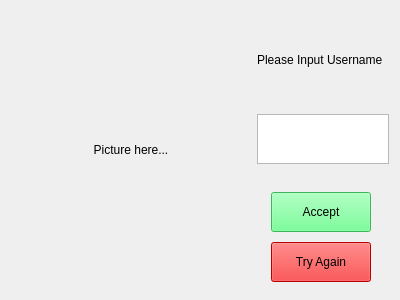
<?xml version="1.0" encoding="UTF-8"?>
<ui version="4.0">
 <class>Form</class>
 <widget class="QWidget" name="Form">
  <property name="geometry">
   <rect>
    <x>0</x>
    <y>0</y>
    <width>400</width>
    <height>300</height>
   </rect>
  </property>
  <property name="windowTitle">
   <string>Form</string>
  </property>
  <layout class="QHBoxLayout" name="horizontalLayout_2">
   <item>
    <layout class="QHBoxLayout" name="horizontalLayout">
     <item>
      <widget class="QLabel" name="pic_label">
       <property name="sizePolicy">
        <sizepolicy hsizetype="Fixed" vsizetype="Fixed">
         <horstretch>0</horstretch>
         <verstretch>0</verstretch>
        </sizepolicy>
       </property>
       <property name="minimumSize">
        <size>
         <width>240</width>
         <height>250</height>
        </size>
       </property>
       <property name="text">
        <string>Picture here...</string>
       </property>
       <property name="textFormat">
        <enum>Qt::TextFormat::AutoText</enum>
       </property>
       <property name="alignment">
        <set>Qt::AlignmentFlag::AlignCenter</set>
       </property>
      </widget>
     </item>
     <item>
      <layout class="QVBoxLayout" name="verticalLayout_5">
       <item>
        <layout class="QVBoxLayout" name="verticalLayout_2">
         <item>
          <spacer name="verticalSpacer_5">
           <property name="orientation">
            <enum>Qt::Orientation::Vertical</enum>
           </property>
           <property name="sizeType">
            <enum>QSizePolicy::Policy::Fixed</enum>
           </property>
           <property name="sizeHint" stdset="0">
            <size>
             <width>20</width>
             <height>19</height>
            </size>
           </property>
          </spacer>
         </item>
         <item>
          <widget class="QLabel" name="heading_label">
           <property name="styleSheet">
            <string notr="true">font: 700 12pt &quot;Times New Roman&quot;;</string>
           </property>
           <property name="text">
            <string>Please Input Username</string>
           </property>
           <property name="wordWrap">
            <bool>true</bool>
           </property>
          </widget>
         </item>
         <item>
          <spacer name="verticalSpacer_3">
           <property name="orientation">
            <enum>Qt::Orientation::Vertical</enum>
           </property>
           <property name="sizeType">
            <enum>QSizePolicy::Policy::Fixed</enum>
           </property>
           <property name="sizeHint" stdset="0">
            <size>
             <width>20</width>
             <height>19</height>
            </size>
           </property>
          </spacer>
         </item>
        </layout>
       </item>
       <item>
        <layout class="QVBoxLayout" name="verticalLayout_4">
         <item>
          <layout class="QVBoxLayout" name="verticalLayout_3">
           <item>
            <widget class="QPlainTextEdit" name="username_textEdit">
             <property name="maximumSize">
              <size>
               <width>150</width>
               <height>50</height>
              </size>
             </property>
            </widget>
           </item>
           <item>
            <spacer name="verticalSpacer_2">
             <property name="orientation">
              <enum>Qt::Orientation::Vertical</enum>
             </property>
             <property name="sizeType">
              <enum>QSizePolicy::Policy::Fixed</enum>
             </property>
             <property name="sizeHint" stdset="0">
              <size>
               <width>20</width>
               <height>22</height>
              </size>
             </property>
            </spacer>
           </item>
          </layout>
         </item>
         <item>
          <layout class="QVBoxLayout" name="verticalLayout">
           <property name="leftMargin">
            <number>14</number>
           </property>
           <property name="rightMargin">
            <number>0</number>
           </property>
           <item>
            <widget class="QPushButton" name="accept_button">
             <property name="sizePolicy">
              <sizepolicy hsizetype="Fixed" vsizetype="Fixed">
               <horstretch>0</horstretch>
               <verstretch>0</verstretch>
              </sizepolicy>
             </property>
             <property name="minimumSize">
              <size>
               <width>100</width>
               <height>40</height>
              </size>
             </property>
             <property name="mouseTracking">
              <bool>false</bool>
             </property>
             <property name="styleSheet">
              <string notr="true">background-color: rgb(85, 255, 127);
font: 700 9pt &quot;Terminal&quot;;</string>
             </property>
             <property name="text">
              <string>Accept</string>
             </property>
            </widget>
           </item>
           <item>
            <spacer name="verticalSpacer">
             <property name="orientation">
              <enum>Qt::Orientation::Vertical</enum>
             </property>
             <property name="sizeType">
              <enum>QSizePolicy::Policy::Fixed</enum>
             </property>
             <property name="sizeHint" stdset="0">
              <size>
               <width>20</width>
               <height>4</height>
              </size>
             </property>
            </spacer>
           </item>
           <item>
            <widget class="QPushButton" name="pushButton_2">
             <property name="sizePolicy">
              <sizepolicy hsizetype="Fixed" vsizetype="Fixed">
               <horstretch>0</horstretch>
               <verstretch>0</verstretch>
              </sizepolicy>
             </property>
             <property name="minimumSize">
              <size>
               <width>100</width>
               <height>40</height>
              </size>
             </property>
             <property name="styleSheet">
              <string notr="true">background-color: rgb(255, 0, 0);
font: 700 9pt &quot;Terminal&quot;;</string>
             </property>
             <property name="text">
              <string>Try Again</string>
             </property>
            </widget>
           </item>
           <item>
            <spacer name="verticalSpacer_4">
             <property name="orientation">
              <enum>Qt::Orientation::Vertical</enum>
             </property>
             <property name="sizeType">
              <enum>QSizePolicy::Policy::Fixed</enum>
             </property>
             <property name="sizeHint" stdset="0">
              <size>
               <width>20</width>
               <height>7</height>
              </size>
             </property>
            </spacer>
           </item>
          </layout>
         </item>
        </layout>
       </item>
      </layout>
     </item>
    </layout>
   </item>
  </layout>
 </widget>
 <resources/>
 <connections/>
</ui>
